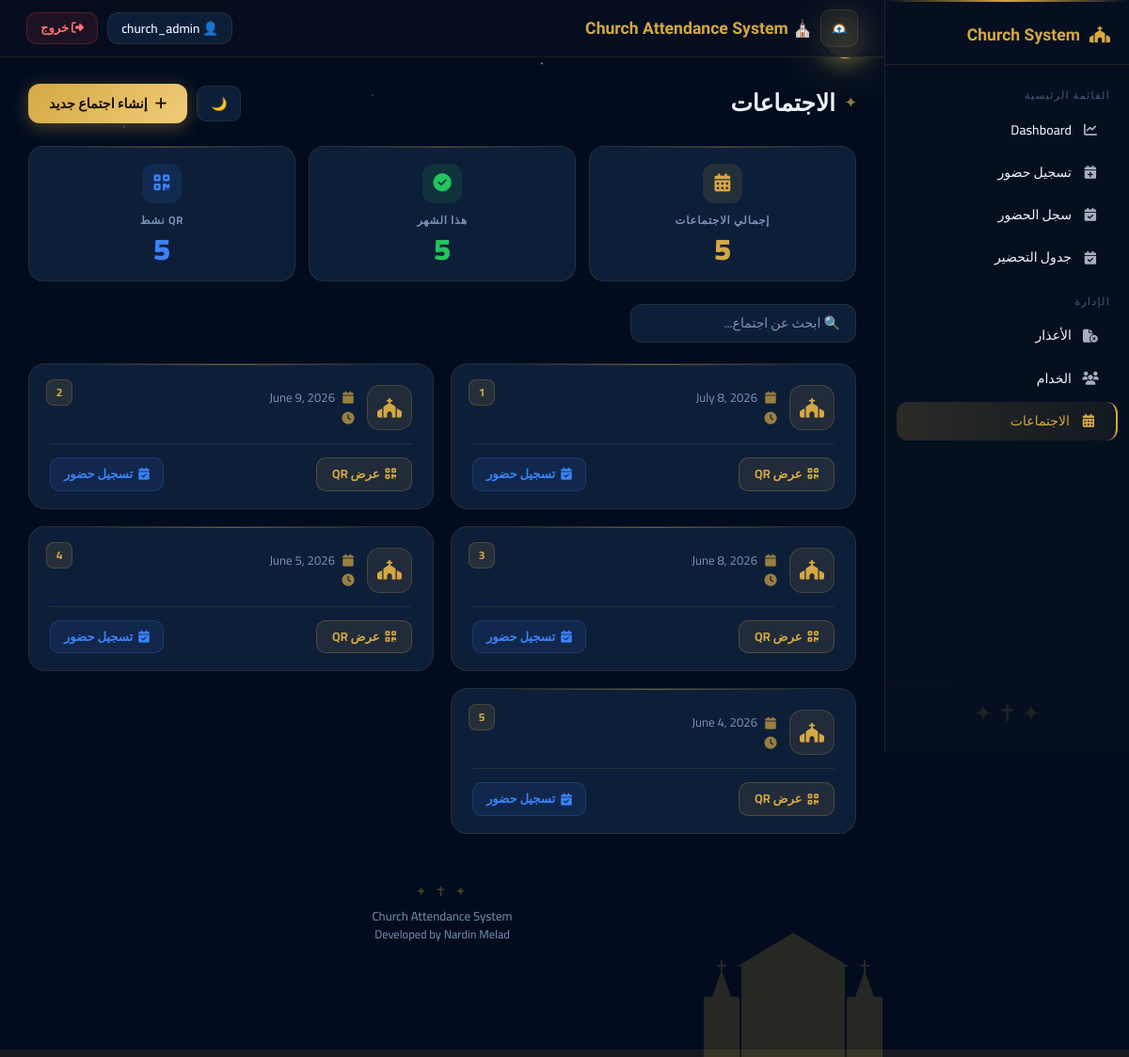
Screenshot of /meetings/ (signed in) with the database file from the repository.
### attendance/models.py (models this page shows, shortened)
class Meeting(models.Model):
    title = models.CharField(max_length=200)
    date = models.DateField()
    start_time = models.TimeField()

### attendance/views.py (the view)
# urls.py: path("meetings/", views.meeting_list, name="meeting_list"),
@login_required
def meeting_list(request):
    meetings = Meeting.objects.all().order_by("-date")
    return render(
        request,
        "attendance/meeting_list.html",
        {
            "meetings": meetings
        }
    )

### attendance/templates/attendance/meeting_list.html (shortened to what this page needs)
{% load static %}
<!DOCTYPE html>
<html lang="ar" dir="rtl">
<head>
<link href="https://cdn.jsdelivr.net/npm/bootstrap@5.3.7/dist/css/bootstrap.min.css" rel="stylesheet">
<link href="https://cdnjs.cloudflare.com/ajax/libs/font-awesome/6.7.2/css/all.min.css" rel="stylesheet">
</head>
<body>
<div class="church-strip">
    <div class="cs-tower"><div class="cs-cross"></div><div class="cs-steeple"></div><div class="cs-tower-body"></div></div>
    <div class="cs-body"><div class="cs-roof"></div><div class="cs-facade"></div></div>
    <div class="cs-tower"><div class="cs-cross"></div><div class="cs-steeple"></div><div class="cs-tower-body"></div></div>
</div>
<div class="cs-ground"></div>
<div class="sidebar">
    <div class="brand"><i class="fa fa-church"></i> Church System</div>
    <div class="sidebar-section">القائمة الرئيسية</div>
    <a href="/dashboard/"><i class="fa fa-chart-line"></i> Dashboard</a>
    <a href="/attendance/add/"><i class="fa fa-calendar-plus"></i> تسجيل حضور</a>
    <a href="/attendance/list/"><i class="fa fa-calendar-check"></i> سجل الحضور</a>
    <a href="/schedule/add/"><i class="fa fa-calendar-check"></i> جدول التحضير</a>
    <div class="sidebar-section">الإدارة</div>
    <a href="/excuse/list/"><i class="fa fa-file-circle-xmark"></i> الأعذار</a>
    <a href="/servants/"><i class="fa fa-users"></i> الخدام</a>
    <a href="#" class="active"><i class="fa fa-calendar-days"></i> الاجتماعات</a>
    <div class="sidebar-cross">✦ ✝ ✦</div>
</div>
<div class="top-navbar">
    <div class="brand-nav">
        <img src="{% static 'images/logo.png' %}" class="nav-logo" alt="logo">
        ⛪ Church Attendance System
    </div>
    <div class="nav-right">
        <div class="nav-user">👤 {{ request.user.username }}</div>
        <form action="/logout/" method="post" style="display:inline;">
            <button type="submit" class="btn-logout"><i class="fa fa-right-from-bracket"></i> خروج</button>
        </form>
    </div>
</div>
<div class="main">
    <div class="page-header">
        <h1 class="page-title">الاجتماعات</h1>
        <div style="display:flex;gap:10px;align-items:center;">
            <button id="themeToggle" class="btn-icon">🌙</button>
            <a href="{% url 'add_meeting' %}" class="btn-add">
                <i class="fa fa-plus"></i> إنشاء اجتماع جديد
            </a>
        </div>
    </div>
    <div class="stats-row">
        <div class="stat-mini">
            <div class="s-icon" style="background:rgba(212,168,67,.12);">
                <i class="fa fa-calendar-days" style="color:var(--gold);"></i>
            </div>
            <div class="s-label">إجمالي الاجتماعات</div>
            <div class="s-value" style="color:var(--gold);">{{ meetings|length }}</div>
        </div>
        <div class="stat-mini">
            <div class="s-icon" style="background:rgba(34,197,94,.12);">
                <i class="fa fa-circle-check" style="color:#22c55e;"></i>
            </div>
            <div class="s-label">هذا الشهر</div>
            <div class="s-value" style="color:#22c55e;">{{ meetings|length }}</div>
        </div>
        <div class="stat-mini">
            <div class="s-icon" style="background:rgba(59,130,246,.12);">
                <i class="fa fa-qrcode" style="color:var(--accent);"></i>
            </div>
            <div class="s-label">QR نشط</div>
            <div class="s-value" style="color:var(--accent);">{{ meetings|length }}</div>
        </div>
    </div>
    <div class="filter-bar-top">
        <input type="text" id="searchInput" class="search-box" placeholder="🔍 ابحث عن اجتماع...">
    </div>
    {% if meetings %}
    <div class="meetings-grid" id="meetingsGrid">
        {% for meeting in meetings %}
        <div class="meeting-card" data-name="{{ meeting.name|lower }}">
            <span class="meeting-number">{{ forloop.counter }}</span>
            <div class="meeting-top">
                <div class="meeting-icon">
                    <i class="fa fa-church"></i>
                </div>
                <div>
                    <div class="meeting-meta">
                        <div class="meta-row">
                            <i class="fa fa-calendar"></i>
                            <span>{{ meeting.date }}</span>
                        </div>
                        <div class="meta-row">
                            <i class="fa fa-clock"></i>
                        </div>
                    </div>
                </div>
            </div>
            <div class="meeting-footer">
                <a href="{% url 'meeting_qr' meeting.id %}" class="btn-qr">
                    <i class="fa fa-qrcode"></i> عرض QR
                </a>
                <a href="/attendance/add/?meeting={{ meeting.id }}" class="btn-att">
                    <i class="fa fa-calendar-check"></i> تسجيل حضور
                </a>
            </div>
        </div>
        {% endfor %}
    </div>
    {% endif %}
    <footer>
        <span class="footer-cross">✦ ✝ ✦</span>
        Church Attendance System<br>
        <span style="font-size:.78rem;">Developed by Nardin Melad</span>
    </footer>
</div>
</body>
</html>

### rows the page displays
Meeting: date "July 8, 2026"
Meeting: date "June 9, 2026"
Meeting: date "June 8, 2026"
Meeting: date "June 5, 2026"
Meeting: date "June 4, 2026"

### other values shown
{{ request.user.username }} "church_admin"
{{ meetings|length }} "5"
